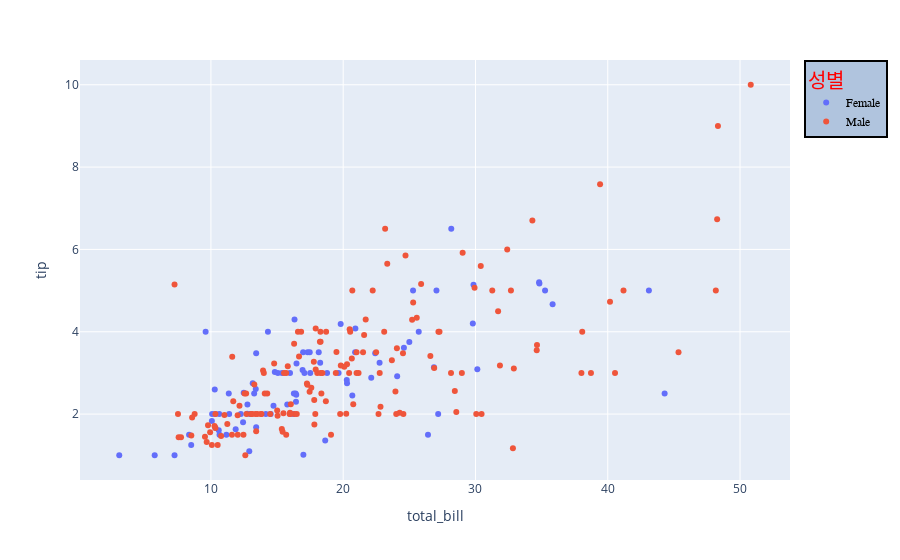

Notebook source saved alongside this figure:
### Markdown cell above
6. 범례 스타일 지정하기

```py
fig.update_layout(
    legend_title_text="title",
    legend_title_font_family="malgun",
    legend_title_font_color="red",
    legend_title_font_size=2,
    legend_font_family=2,
    legend_font_size=2,
    legend_font_color="red",
    legend_bgcolor="red",
    legend_bordercolor="red",
    legend_borderwidth=2,
)
```

### Code cell
df = px.data.tips()

fig = px.scatter(df, x="total_bill", y="tip", color="sex")
fig.update_layout(
    legend_title_text="성별",
    legend_title_font_family="Times New Roman",
    legend_title_font_color="red",
    legend_title_font_size=20,
    legend_font_family="Courier",
    legend_font_size=12,
    legend_font_color="black",
    legend_bgcolor="LightSteelBlue",
    legend_bordercolor="Black",
    legend_borderwidth=2,
)

fig.show()

### Figure 1 — Plotly figure (JSON) as saved in the notebook; plotly's stock layout.template omitted (floating-point values rounded to 4 significant figures; data arrays with more than 128 entries replaced by an {"elided": "..."} marker saying what was removed)
{"data": [{"hovertemplate": "sex=Female<br>total_bill=%{x}<br>tip=%{y}<extra></extra>", "legendgroup": "Female", "marker": {"color": "#636efa", "symbol": "circle"}, "mode": "markers", "name": "Female", "orientation": "v", "showlegend": true, "type": "scatter", "x": [16.99, 24.59, 35.26, 14.83, 10.33, 16.97, 20.29, 15.77, 19.65, 15.06, 20.69, 16.93, 10.29, 34.81, 26.41, 16.45, 3.07, 17.07, 26.86, 25.28, 14.73, 10.07, 34.83, 5.75, 16.32, 22.75, 11.35, 15.38, 44.3, 22.42, 20.92, 14.31, 7.25, 25.71, 17.31, 10.65, 12.43, 24.08, 13.42, 12.48, 29.8, 14.52, 11.38, 20.27, 11.17, 12.26, 18.26, 8.51, 10.33, 14.15, 13.16, 17.47, 27.05, 16.43, 8.35, 18.64, 11.87, 29.85, 25, 13.39, 16.21, 17.51, 10.59, 10.63, 9.6, 20.9, 18.15, 19.81, 43.11, 13, 12.74, 13, 16.4, 16.47, 12.76, 13.27, 28.17, 12.9, 30.14, 13.42, 15.98, 16.27, 10.09, 22.12, 35.83, 27.18, 18.78], "xaxis": "x", "y": [1.01, 3.61, 5, 3.02, 1.67, 3.5, 2.75, 2.23, 3, 3, 2.45, 3.07, 2.6, 5.2, 1.5, 2.47, 1, 3, 3.14, 5, 2.2, 1.83, 5.17, 1, 4.3, 3.25, 2.5, 3, 2.5, 3.48, 4.08, 4, 1, 4, 3.5, 1.5, 1.8, 2.92, 1.68, 2.52, 4.2, 2, 2, 2.83, 1.5, 2, 3.25, 1.25, 2, 2, 2.75, 3.5, 5, 2.3, 1.5, 1.36, 1.63, 5.14, 3.75, 2.61, 2, 3, 1.61, 2, 4, 3.5, 3.5, 4.19, 5, 2, 2.01, 2, 2.5, 3.23, 2.23, 2.5, 6.5, 1.1, 3.09, 3.48, 3, 2.5, 2, 2.88, 4.67, 2, 3], "yaxis": "y"}, {"hovertemplate": "sex=Male<br>total_bill=%{x}<br>tip=%{y}<extra></extra>", "legendgroup": "Male", "marker": {"color": "#EF553B", "symbol": "circle"}, "mode": "markers", "name": "Male", "orientation": "v", "showlegend": true, "type": "scatter", "x": {"elided": "157 float values"}, "xaxis": "x", "y": {"elided": "157 float values"}, "yaxis": "y"}], "layout": {"legend": {"bgcolor": "LightSteelBlue", "bordercolor": "Black", "borderwidth": 2, "font": {"color": "black", "family": "Courier", "size": 12}, "title": {"font": {"color": "red", "family": "Times New Roman", "size": 20}, "text": "성별"}, "tracegroupgap": 0}, "margin": {"t": 60}, "xaxis": {"anchor": "y", "domain": [0, 1], "title": {"text": "total_bill"}}, "yaxis": {"anchor": "x", "domain": [0, 1], "title": {"text": "tip"}}}}
